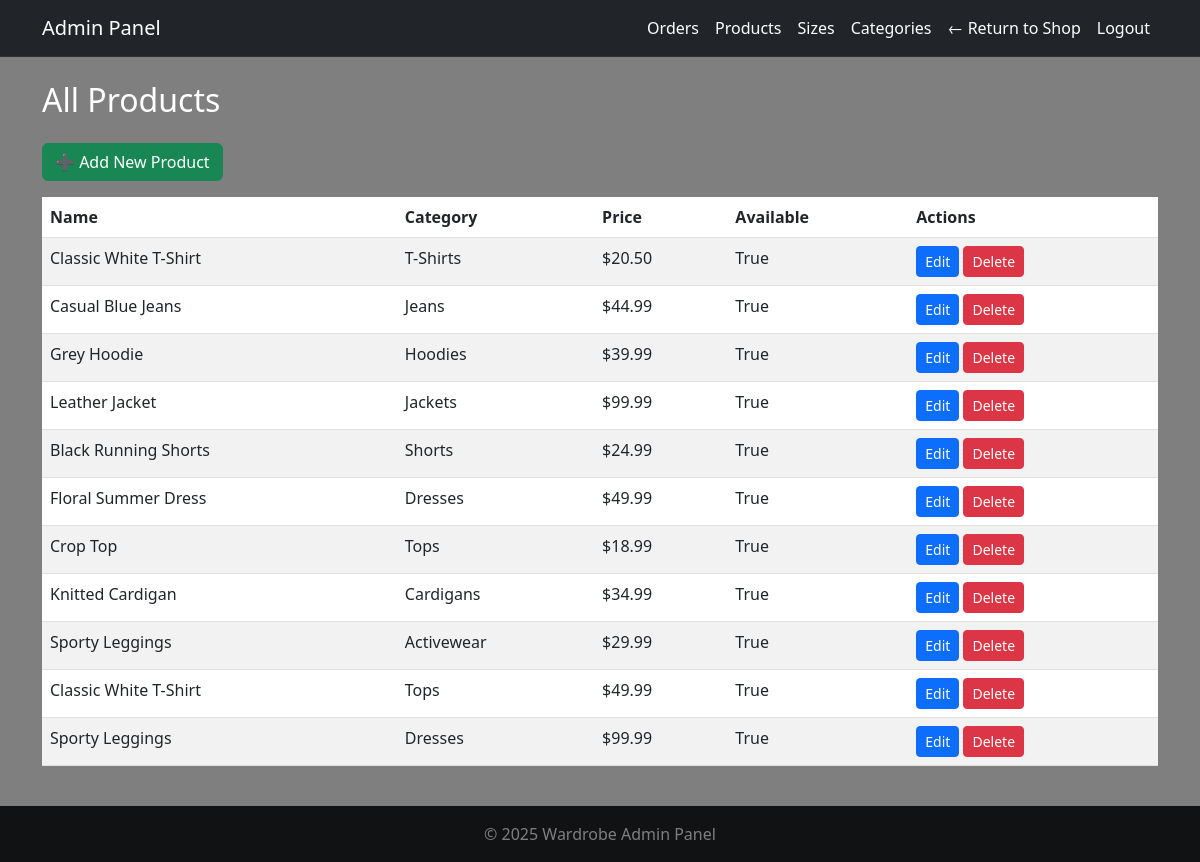
Page /adminpanel/products/ (signed in) on the earlier database version.
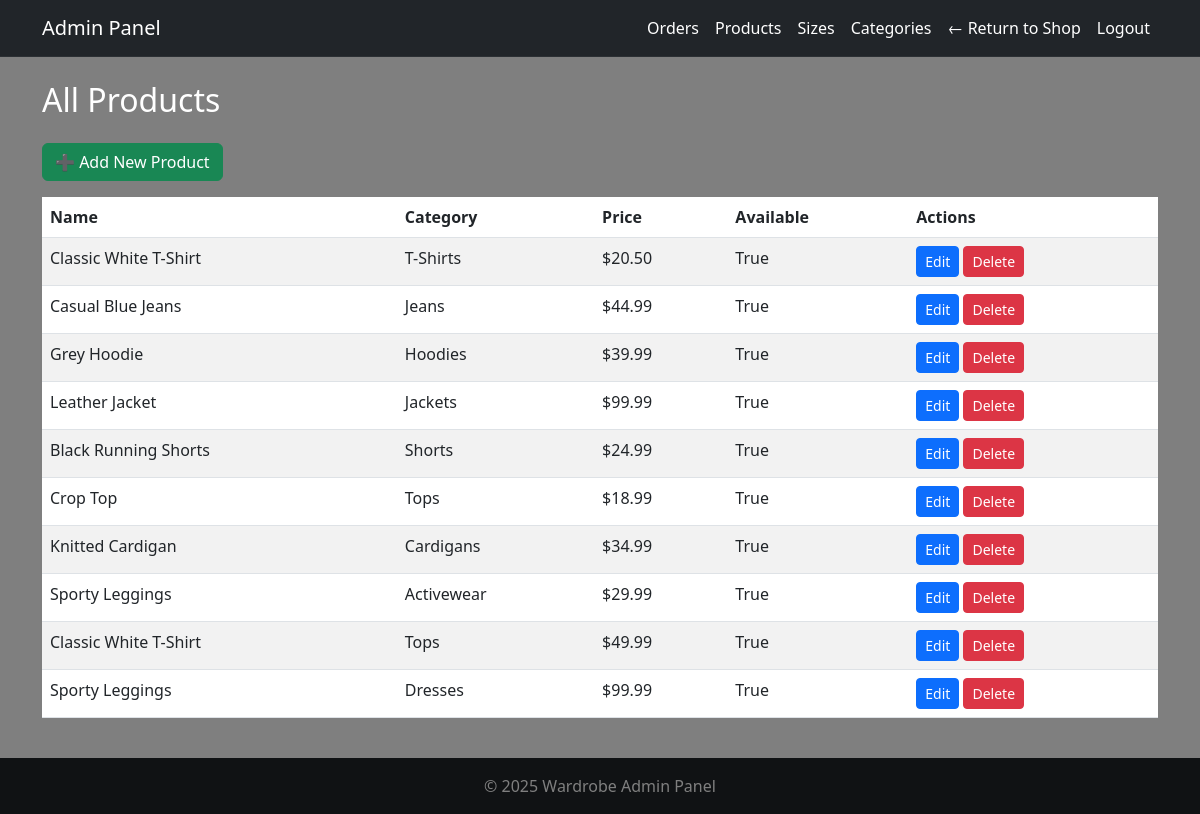
Same page on the later database version.
### products/models.py (models this page shows, shortened)
class Product(models.Model):
    GENDER_CHOICES = [
        ('men', 'Men'),
        ('women', 'Women'),
    ]
    name = models.CharField(max_length=100)
    category = models.ForeignKey(Category, on_delete=models.CASCADE)
    description = models.TextField(blank=True)
    price = models.DecimalField(max_digits=6, decimal_places=2)
    image = models.ImageField(upload_to='products/')
    is_available = models.BooleanField(default=True)
    gender = models.CharField(max_length=10, choices=GENDER_CHOICES)
    sizes = models.ManyToManyField(Size, blank=True)
    created_at = models.DateTimeField(auto_now_add=True)

class Category(models.Model):
    name = models.CharField(max_length=100)
    gender = models.CharField(
        max_length=10,
        choices=[('men', 'Men'), ('women', 'Women')],
        default='men'
    )
    slug = models.SlugField(unique=True)
    class Meta:
        verbose_name_plural = 'Categories'

### adminpanel/views.py (the view)
# urls.py: path('products/', views.product_list, name='product_list'),
@login_required
@user_passes_test(admin_required)
def product_list(request):
    products = Product.objects.all()
    return render(request, 'adminpanel/product_list.html', {'products': products})

### adminpanel/views.py (called while the page is built)
def admin_required(user):
    return user.is_staff or user.is_superuser

### cart/cart.py (called while the page is built)
    def _load_cart_data(self):
        cart = self.session.get(settings.CART_SESSION_ID, {})
        return cart if isinstance(cart, dict) else {}

    def __len__(self):
        return sum(item.get('quantity', 0) for item in self.cart.values())

### cart/context_processors.py (called while the page is built)
def cart_context(request):
    cart = Cart(request)
    return {
        'cart': cart,
        'cart_item_count': len(cart),
    }

### wardrobeapp/context_processors.py (called while the page is built)
def stripe_public_key(request):
    return {
        'STRIPE_PUBLIC_KEY': settings.STRIPE_PUBLIC_KEY
    }

### adminpanel/templates/adminpanel/product_list.html
{% extends 'adminpanel/base.html' %}
{% load static %}
{% block content %}
<h2 class="mb-4">All Products</h2>
<a href="{% url 'adminpanel:product_add' %}" class="btn btn-success mb-3">➕ Add New Product</a>
<table class="table table-striped">
  <thead>
    <tr>
      <th>Name</th>
      <th>Category</th>
      <th>Price</th>
      <th>Available</th>
      <th>Actions</th>
    </tr>
  </thead>
  <tbody>
    {% for product in products %}
    <tr>
      <td>{{ product.name }}</td>
      <td>{{ product.category.name }}</td>
      <td>${{ product.price }}</td>
      <td>{{ product.is_available }}</td>
      <td>
        <a href="{% url 'adminpanel:product_edit' product.id %}" class="btn btn-sm btn-primary">Edit</a>
        <a href="{% url 'adminpanel:product_delete' product.id %}" class="btn btn-sm btn-danger" onclick="return confirm('Are you sure you want to delete this product?')">Delete</a>
      </td>
    </tr>
    {% endfor %}
  </tbody>
</table>
{% endblock %}

Differences in the rows shown:
removed Product: name "Floral Summer Dress", category.name "Dresses", price "49.99", is_available "True"
